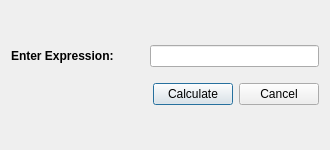
<?xml version="1.0" encoding="UTF-8"?>
<ui version="4.0">
 <class>FunctionWindow</class>
 <widget class="QDialog" name="FunctionWindow">
  <property name="geometry">
   <rect>
    <x>0</x>
    <y>0</y>
    <width>330</width>
    <height>150</height>
   </rect>
  </property>
  <property name="maximumSize">
   <size>
    <width>330</width>
    <height>150</height>
   </size>
  </property>
  <property name="windowTitle">
   <string>Dialog</string>
  </property>
  <layout class="QVBoxLayout" name="verticalLayout_2">
   <item>
    <layout class="QVBoxLayout" name="verticalLayout">
     <item>
      <layout class="QHBoxLayout" name="horizontalLayout">
       <item>
        <widget class="QLabel" name="label">
         <property name="sizePolicy">
          <sizepolicy hsizetype="Fixed" vsizetype="Fixed">
           <horstretch>0</horstretch>
           <verstretch>0</verstretch>
          </sizepolicy>
         </property>
         <property name="font">
          <font>
           <bold>true</bold>
          </font>
         </property>
         <property name="text">
          <string>Enter Expression:</string>
         </property>
        </widget>
       </item>
       <item>
        <spacer name="horizontalSpacer">
         <property name="orientation">
          <enum>Qt::Horizontal</enum>
         </property>
         <property name="sizeType">
          <enum>QSizePolicy::Fixed</enum>
         </property>
         <property name="sizeHint" stdset="0">
          <size>
           <width>30</width>
           <height>20</height>
          </size>
         </property>
        </spacer>
       </item>
       <item>
        <widget class="QLineEdit" name="input_lineEdit">
         <property name="minimumSize">
          <size>
           <width>150</width>
           <height>20</height>
          </size>
         </property>
        </widget>
       </item>
      </layout>
     </item>
     <item>
      <spacer name="verticalSpacer">
       <property name="orientation">
        <enum>Qt::Vertical</enum>
       </property>
       <property name="sizeType">
        <enum>QSizePolicy::Fixed</enum>
       </property>
       <property name="sizeHint" stdset="0">
        <size>
         <width>20</width>
         <height>10</height>
        </size>
       </property>
      </spacer>
     </item>
     <item>
      <layout class="QHBoxLayout" name="horizontalLayout_2">
       <item>
        <spacer name="horizontalSpacer_2">
         <property name="orientation">
          <enum>Qt::Horizontal</enum>
         </property>
         <property name="sizeHint" stdset="0">
          <size>
           <width>40</width>
           <height>20</height>
          </size>
         </property>
        </spacer>
       </item>
       <item>
        <widget class="QPushButton" name="calculate_pushButton">
         <property name="text">
          <string>Calculate</string>
         </property>
        </widget>
       </item>
       <item>
        <widget class="QPushButton" name="cancel_pushButton">
         <property name="text">
          <string>Cancel</string>
         </property>
        </widget>
       </item>
      </layout>
     </item>
    </layout>
   </item>
  </layout>
 </widget>
 <resources/>
 <connections/>
</ui>
